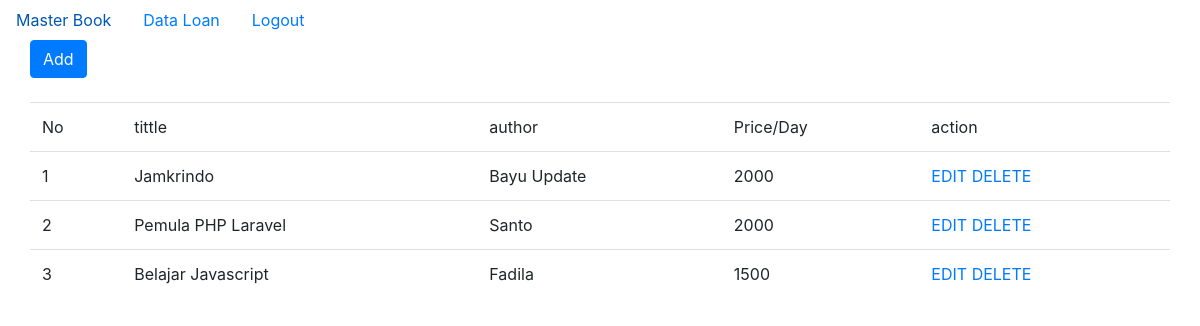
Page /book.php (signed in) on the committed database.
### tables this page shows
CREATE TABLE `book` (
  `id` int(3) NOT NULL,
  `tittle` varchar(50) NOT NULL,
  `author` varchar(50) NOT NULL,
  `price_per_day` varchar(30) NOT NULL
);

### book.php (the view, shortened to what this page needs)
<!DOCTYPE html>
<html lang="en">
<head>
	<link rel="stylesheet" href="https://cdn.jsdelivr.net/npm/bootstrap@4.0.0/dist/css/bootstrap.min.css">
</head>
<body>
	<ul class="nav">
		<li class="nav-item">
			<a class="nav-link active" href="book.php">Master Book</a>
		</li>
		<li class="nav-item">
			<a class="nav-link" href="loan.php">Data Loan</a>
		</li>
		<li class="nav-item">
			<a class="nav-link" href="logout.php">Logout</a>
		</li>
	</ul>
	<div class="container">
		<div class="row">
			<button type="button" onclick="location.href='add_book.php'" class="btn btn-primary">Add</button>
		</div>
		<br>
		<div class="row">
			<table class="table">
				<tr>
					<td>No</td>
					<td>tittle</td>
					<td>author</td>
					<td>Price/Day</td>
					<td>action</td>
				</tr>
				<?php
				include 'conn.php';
				$no = 1;
				$data = mysqli_query($mysqli_connect, "select * from book");
				while ($d = mysqli_fetch_array($data)) {
				?>
					<tr>
						<td><?php echo $no++; ?></td>
						<td><?php echo $d['tittle']; ?></td>
						<td><?php echo $d['author']; ?></td>
						<td><?php echo $d['price_per_day']; ?></td>
						<td>
							<a href="update_book.php?id=<?php echo $d['id']; ?>">EDIT</a>
							<a href="d_book.php?id=<?php echo $d['id']; ?>">DELETE</a>
						</td>
					</tr>
				<?php
				}
				?>
			</table>
		</div>
	</div>
</body>
</html>

### rows in the picture
book: tittle "Jamkrindo", author "Bayu Update", price_per_day "2000"
book: tittle "Pemula PHP Laravel", author "Santo", price_per_day "2000"
book: tittle "Belajar Javascript", author "Fadila", price_per_day "1500"
